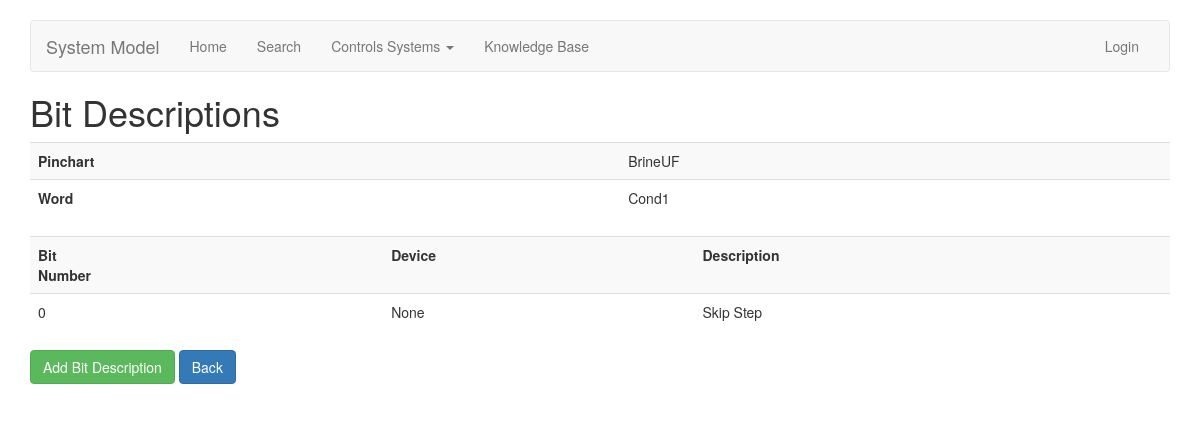
/pinchart/word/1/bitdescriptions/index/, run on an earlier commit of the app's database.
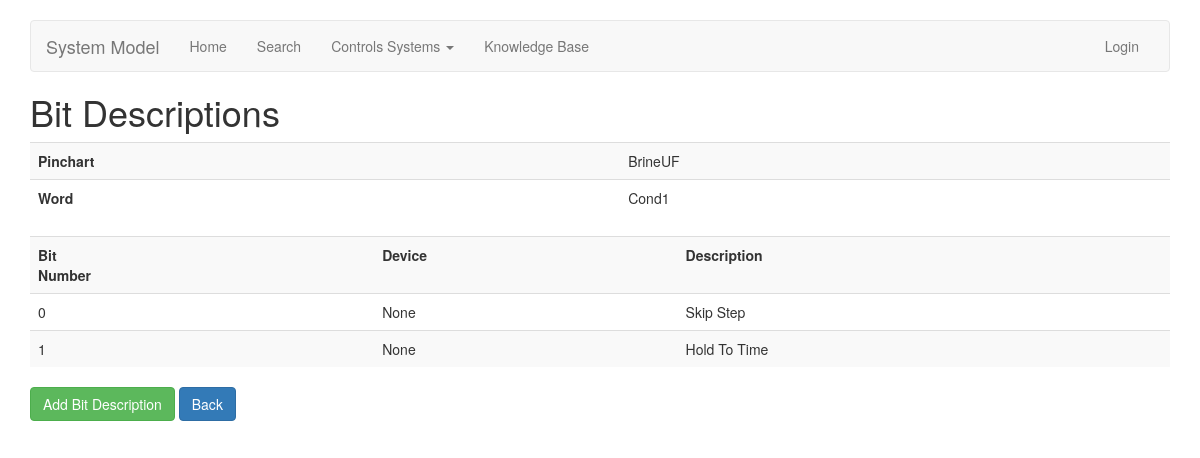
And on a later commit of the database.
### pinchart/models.py (models this page shows, shortened)
class BitDescription(models.Model):
    objects = managers.BitDescriptionManager()
    word = models.ForeignKey(Word, on_delete=models.CASCADE)
    bit = IntegerRangeField(verbose_name="Bit number 0-15, or 0-31", min_value=0, max_value=32)
    device = models.CharField(max_length=24, blank=True, null=True)
    description = models.CharField(max_length=1024)
    class Meta:
        unique_together = ("word", "bit")

### pinchart/views.py (the view)
# urls.py: path('word/<pk>/bitdescriptions/index/', views.BitDescriptionListView.as_view(), name='bitdescription-list'),
class BitDescriptionListView(ListView):
    model = models.BitDescription
    def get_parent(self):
        parent = get_object_or_404(models.Word, pk=self.kwargs.get('pk'))
        return parent
    def get_queryset(self):
        return models.BitDescription.objects.filter(word=self.get_parent()).order_by('bit')
    def get_context_data(self, **kwargs):
        context = super(BitDescriptionListView, self).get_context_data(**kwargs)
        context['parent_object'] = self.get_parent()
        return context

### pinchart/models.py (called while the page is built)
    def __str__(self):
        return self.name

    def __str__(self):
        return self.name

### templates/pinchart/bitdescription_list.html
{% extends 'pinchart/base.html' %}
{% block headline %}Bit Descriptions{% endblock headline %}
{% block content %}
	<table class="table table-striped">
		<tr>
			<th>Pinchart</th>
			<td>{{ parent_object.pinchart }}</td>
		</tr>
		<tr>
			<th>Word</th>
			<td>{{ parent_object }}</td>
		</tr>
	</table>
	{% if not object_list %}
		<p><i>No Bit Descriptions Yet.</i></p>
	{% else %}
		<table class="table table-striped">
			<tr>
				<th>Bit<br />Number</th>
				<th>Device</th>
				<th>Description</th>
			</tr>
            {% for i in object_list %}
				<tr>
					<td>{{ i.bit }}</td>
					<td>{{ i.device }}</td>
					<td>{{ i.description }}</td>
				</tr>
			{% endfor %}
		</table>
	{% endif %}
	<a class='btn btn-success' href="{% url 'bitdescription-create' pk=parent_object.pk %}">Add Bit Description</a>
	<a class='btn btn-primary' href="{% url 'word-list' pk=parent_object.pinchart.pk %}">Back</a></p>
{% endblock %}

What changed in the data, as far as the page shows it:
added BitDescription: bit "1", device "None", description "Hold To Time"
